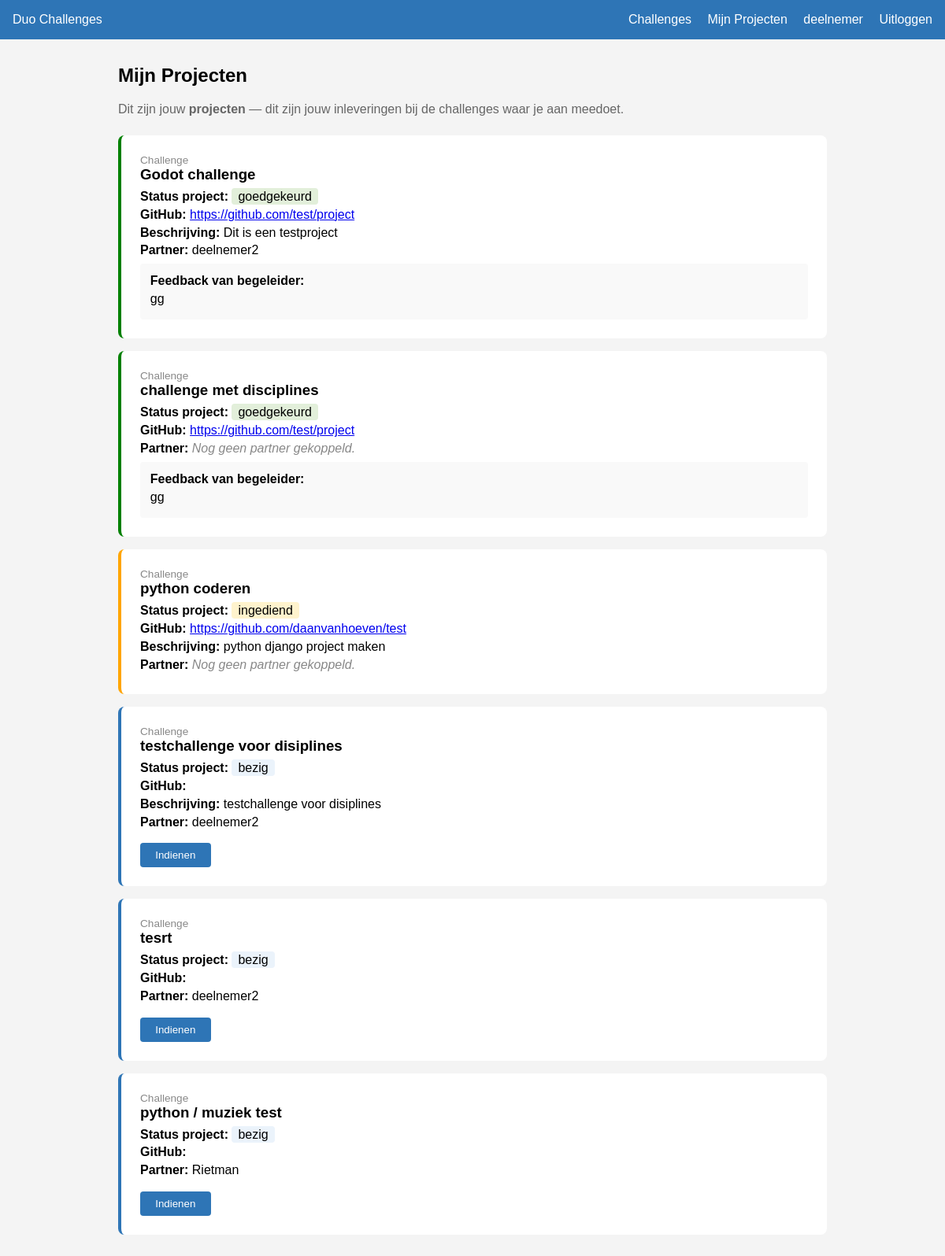
The app's page /mijn-projecten/ (signed in), older data.
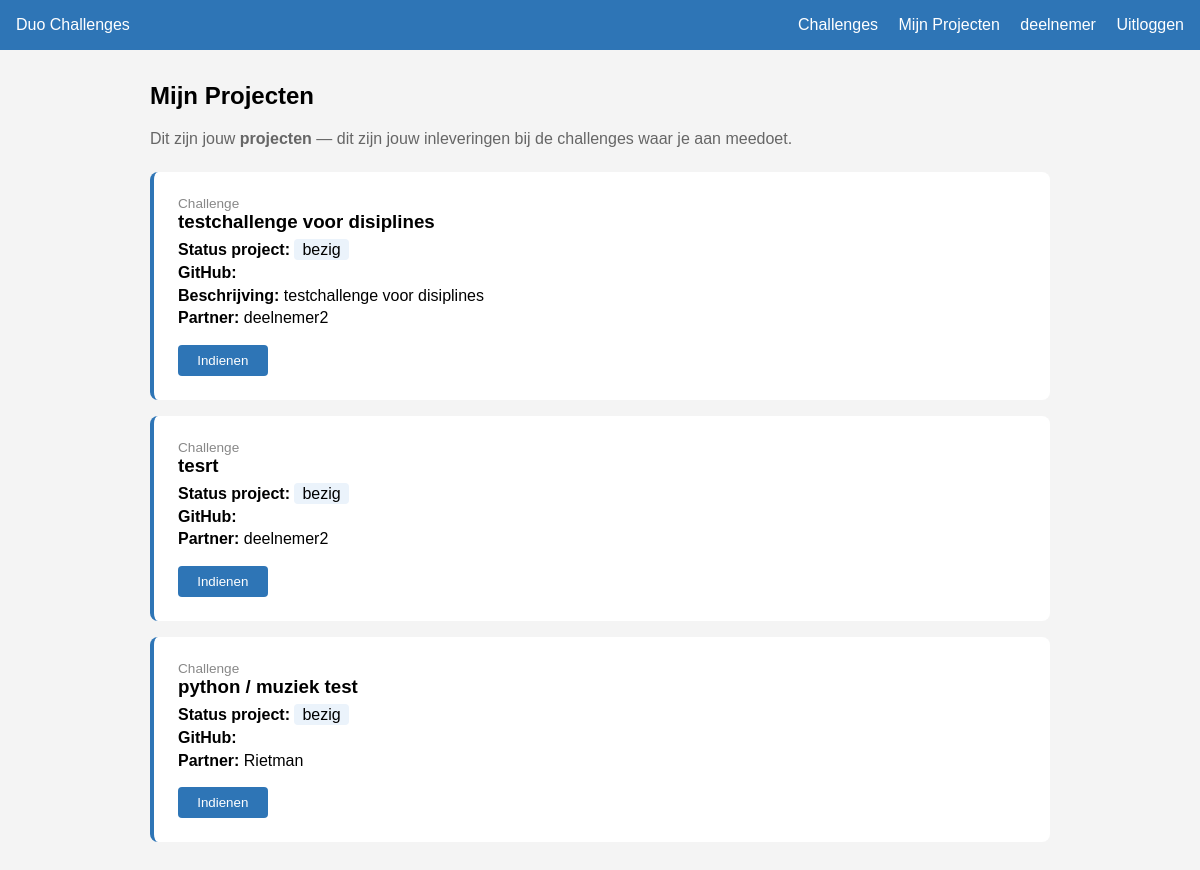
The same page, newer data.
### challenges/models.py (models this page shows, shortened)
class Project(models.Model):
    challenge = models.ForeignKey(Challenge, on_delete=models.CASCADE)
    deelnemer = models.ForeignKey(
        User,
        on_delete=models.CASCADE,
        related_name='projecten'
    )
    partner = models.ForeignKey(
        User,
        on_delete=models.SET_NULL,
        null=True,
        blank=True,
        related_name='partner_projecten'
    )
    github_link = models.URLField()
    beschrijving = models.TextField(blank=True)
    status = models.CharField(
        max_length=20,
        choices=[
            ('bezig', 'Bezig'),
            ('ingediend', 'Ingediend'),
            ('goedgekeurd', 'Goedgekeurd'),
            ('afgekeurd', 'Afgekeurd'),
        ],
        default='bezig'
    )
    feedback = models.TextField(blank=True, null=True)
    ingediend_op = models.DateTimeField(null=True, blank=True)

class Challenge(models.Model):
    titel = models.CharField(max_length=200)
    omschrijving = models.TextField()
    discipline_een = models.ForeignKey(
        Discipline,
        on_delete=models.CASCADE,
        related_name='challenges_een'
    )
    discipline_twee = models.ForeignKey(
        Discipline,
        on_delete=models.CASCADE,
        related_name='challenges_twee'
    )
    aangemaakt_door = models.ForeignKey(
        User,
        on_delete=models.SET_NULL,
        null=True
    )
    aangemaakt_op = models.DateTimeField(auto_now_add=True)

### challenges/views.py (the view)
# urls.py: path('mijn-projecten/', views.mijn_projecten, name='mijn_projecten'),
@login_required(login_url='login')
def mijn_projecten(request):
    projecten = Project.objects.filter(deelnemer=request.user)
    return render(request, 'mijn_projecten.html', {'projecten': projecten})

### challenges/templates/mijn_projecten.html (shortened to what this page needs)
{% extends 'base.html' %}
{% block content %}
<h2>Mijn Projecten</h2>
<p style="color: #666; margin-bottom: 1.5rem;">
    Dit zijn jouw <strong>projecten</strong> — dit zijn jouw inleveringen bij de challenges waar je aan meedoet.
</p>
{% for project in projecten %}
    <div class="status-{{ project.status }}" style="background: white; padding: 1.5rem; margin-bottom: 1rem; border-radius: 8px;">
        <p style="color: #888; font-size: 0.85rem; margin: 0;">Challenge</p>
        <h3 style="margin: 0 0 0.5rem 0;">{{ project.challenge.titel }}</h3>
        <p style="margin: 0.3rem 0;">
            <strong>Status project:</strong>
            <span class="badge-{{ project.status }}" style="padding: 2px 8px; border-radius: 4px;">
                {{ project.status }}
            </span>
        </p>
        <p style="margin: 0.3rem 0;">
            <strong>GitHub:</strong>
            <a href="{{ project.github_link }}" target="_blank">{{ project.github_link }}</a>
        </p>
        {% if project.beschrijving %}
            <p style="margin: 0.3rem 0;"><strong>Beschrijving:</strong> {{ project.beschrijving }}</p>
        {% endif %}
        <p style="margin: 0.3rem 0;">
            <strong>Partner:</strong>
            {% if project.partner %}
                {{ project.partner.username }}
            {% else %}
                <em style="color: #888;">Nog geen partner gekoppeld.</em>
            {% endif %}
        </p>
        {% if project.feedback %}
            <div style="background: #f9f9f9; padding: 0.8rem; border-radius: 4px; margin-top: 0.5rem;">
                <strong>Feedback van begeleider:</strong>
                <p style="margin: 0.3rem 0;">{{ project.feedback }}</p>
            </div>
        {% endif %}
        {% if project.status == 'bezig' %}
            <a href="{% url 'project_indienen' project.id %}">
                <button style="margin-top: 0.8rem; background: #2E75B6; color: white; border: none; padding: 0.5rem 1.2rem; border-radius: 4px; cursor: pointer;">
                    Indienen
                </button>
            </a>
        {% endif %}
    </div>
{% empty %}
    <p>Je hebt nog geen projecten aangemaakt. Ga naar <a href="{% url 'challenges_lijst' %}">Challenges</a> om mee te doen!</p>
{% endfor %}
{% endblock %}

### challenges/templates/base.html (shortened to what this page needs)
<!DOCTYPE html>
<html lang="nl">
<head>
</head>
<body>
    <nav>
    <span>Duo Challenges</span>
    {% if user.is_authenticated %}
        <div>
            <a href="{% url 'challenges_lijst' %}">Challenges</a>
                   <a href="{% url 'mijn_projecten' %}">Mijn Projecten</a>
            <a href="{% url 'profiel' %}">{{ user.username }}</a>
            <a href="{% url 'logout' %}">Uitloggen</a>
        </div>
    {% endif %}
</nav>
    <div class="container">
        {% block content %}{% endblock %}
    </div>
</body>
</html>

### challenges/templates/base.html (style rules this page uses)
body { font-family: Arial, sans-serif; margin: 0; background: #f4f4f4; }
nav { background: #2E75B6; padding: 1rem; color: white; display: flex; justify-content: space-between; }
nav a { color: white; text-decoration: none; margin-left: 1rem; }
.container { max-width: 900px; margin: 2rem auto; padding: 0 1rem; }

### challenges/templates/mijn_projecten.html (style rules this page uses)
.status-bezig { border-left: 4px solid #2E75B6; }
.badge-bezig { background: #EBF3FB; }

Row changes from the older to the newer data that the page shows:
removed Project: challenge.titel "Godot challenge", status "goedgekeurd", github_link "https://github.com/test/project", beschrijving "Dit is een testproject", partner.username "deelnemer2", feedback "gg"
removed Project: challenge.titel "challenge met disciplines", status "goedgekeurd", github_link "https://github.com/test/project", shows "Nog geen partner gekoppeld.", feedback "gg"
removed Project: challenge.titel "python coderen", status "ingediend", github_link "https://github.com/daanvanhoeven/test", beschrijving "python django project maken", shows "Nog geen partner gekoppeld."
